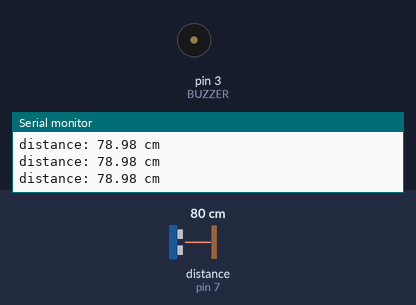
A sketch run on a simulated Arduino Uno, built with avr-gcc and run on an emulated ATmega328P. On the bench: buzzer (waves = sounding, pin HIGH), the last lines printed to the serial monitor. Wiring (inferred from the names in the program): ultrasonic range finder: trigger pin 6; echo pin 7. Inputs (shaded band) come from the test bench; at power-on: distance to the obstacle (sensor on pin 7) 80 cm. The echo pulse lasts 58.3 µs per cm; pins used as bus, display or sensor lines are not drawn.

Above: at 1.3 s.
1.4 s: distance to the obstacle (sensor on pin 7) set to 54 cm
2.9 s: distance to the obstacle (sensor on pin 7) set to 47 cm
At 4.1 s:
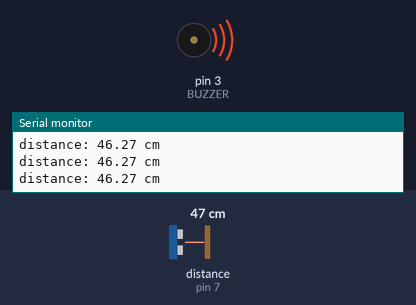
4.5 s: distance to the obstacle (sensor on pin 7) set to 120 cm
At 5.8 s:
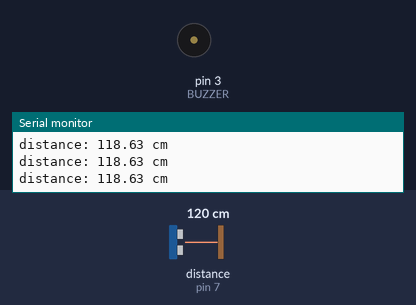
Timing chart, 0 to 7.5 s (numbered marks = the images above; inputs shaded):
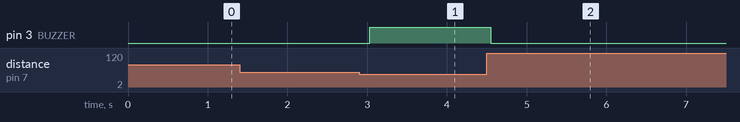

Measured:
- the behaviour switches between 51 and 50 cm on distance to the obstacle (sensor on pin 7) (found by bisection; images 0 and 1)
- after the input at 2.9 s, pin 3 (BUZZER): LOW → HIGH after 0.13 s
- after the input at 4.5 s, pin 3 (BUZZER): HIGH → LOW after 0.05 s

The sketch:

M1_T1P_arduino.ino
```cpp
// Using Piezo buzzer with a ultrasonic sensor

const int TRIG   = 6; // Arduino pin connected to Sensor's TRIG pin
const int ECHO   = 7; // Arduino pin connected to Sensor's ECHO pin
const int BUZZER = 3; // Arduino pin connected to Piezo Buzzer's pin
const int DISTANCE_THRESHOLD = 50; // centimeters

float duration, distance;

void setup() {
  Serial.begin (9600);         // initializing serial port
  pinMode(TRIG, OUTPUT);   // sets arduino pin to output mode
  pinMode(ECHO, INPUT);    // sets arduino pin to input mode
  pinMode(BUZZER, OUTPUT); // sets arduino pin to output mode
}

void loop() {
  // generating a 10-microsecond pulse to TRIG pin
  digitalWrite(TRIG, HIGH);
  delayMicroseconds(10);
  digitalWrite(TRIG, LOW);

  // measuring duration of pulse from ECHO pin
  duration = pulseIn(ECHO, HIGH);

  // calculating the distance
  distance = 0.017 * duration;

  if(distance < DISTANCE_THRESHOLD)
    digitalWrite(BUZZER, HIGH); // turn on Buzzer
  else
    digitalWrite(BUZZER, LOW);  // turn off Buzzer

  // prints the value to Serial Monitor
  Serial.print("distance: ");
  Serial.print(distance);
  Serial.println(" cm");

  delay(500);
}
```
